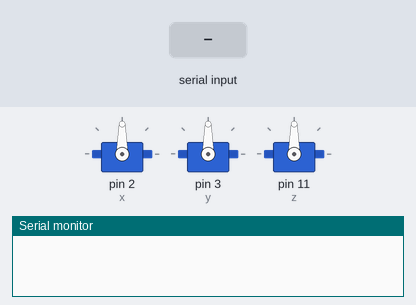
A sketch run on a simulated Arduino Uno, built with avr-gcc and run on an emulated ATmega328P. On the bench: 3 × servo, the last lines printed to the serial monitor. Inputs (shaded band) come from the test bench.

Above: at 2.2 s.
2.3 s: "1" received over Serial
At 2.8 s:
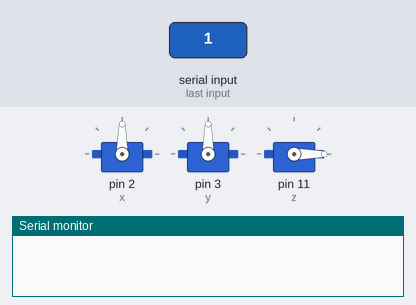
4.8 s: "2" received over Serial
At 6.3 s:
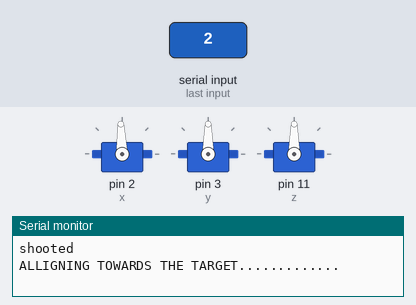
Timing chart, 0 to 7.8 s (numbered marks = the images above; inputs shaded):
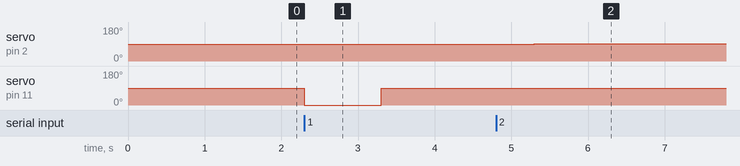

The sketch:

new_gun.ino
```cpp
/* HELLO EVERBODY I AM SATINDER SINGH AND I AM A ENGINEERING STUDENT AT ARMY INSTITUTE OF TECHNOLOGY
 *  THIS IS MY PROJECT FOR AUTOMATIC TARGET DETECTION USING OPENCV IN PYTHON AND THEN   ARDUINO CONTOLLS THE SERVO'S  TO ALLIGN TO THE TARGET AND THEN SHOOT
 *  IT'S BEEN THREE WEEKS THAT I WAS DOING THIS PROJECT AND I NOW IT IS COMPLETE
 *  THIS IS THE ARDUINO CODE
 *  I HAVE USED THE FOLLOWING THINGS
 *  3 SERVO MOTORS
 *  ARDUINO UNO
 *  MOTOR DRIVER
 *  JUMPER CABLES
 *  LAPTOP OR PC WITH WEBCAM WITH PYTHON AND OPENCV INSTALLED
 *  A TOY GUN
 *
 *
 *  *****************************************************************************************************************************************************************************************
 *  CHECK OUT MY YOUTUBE CHANNEL "REACTOR SCIENCE" FOR VIDEO TUTORIAL
 */


#include<Servo.h>                     //including the servo library
Servo x,y,z;                          //making objects of class servo
int a;                                //making a variable of type int in which I will receive the data comming from the serial input
int horizontal=90;                    //making horizontal and vertical variable and setting their position to 90 degree which is going to be the initial position of my servo's
int vertical=90;
void setup() {
  // put your setup code here, to run once:
Serial.begin(9600);                  //starting a serial connection to send and receive data serially

x.attach(2);                         //attaching the servo's to their respective pins
y.attach(3);
z.attach(11);
z.write(90);                         //initally the servo controlling the trigger of the gun is at disarmed position
delay(1000);
}

void loop() {
  // put your main code here, to run repeatedly:
if(Serial.available()>0)             //checking if there is a serial connection available

{
  a=Serial.read();                   //reading whatever received in variable "a"
  if(a=='1')                         //if '1' is received then the servo controlling the servo is set to 0 which means the gun is shooting now
  {z.write(0);

  delay(1000);
  z.write(90);                      //as soon as the gun is shot then the servo returns back to the disarmed position
  delay(1000);
  Serial.println("shooted");       //sending "shooted" to the python monitor
  delay(1000);
  }
  else if(a=='2')                 //python will send '2' until the gun has to move right and thus the horizontal variable is incremented and postion is fed to the servo
  {
   horizontal=horizontal+2;
   x.write(horizontal);
   delay(15);
   Serial.println("ALLIGNING TOWARDS THE TARGET.............");
    }
  else if(a=='3')                 //python will send '3' until the gun has to move left and thus the horizontal variable is incremented and postion is fed to the servo
  {
   horizontal=horizontal-2;
   x.write(horizontal);
   delay(15);
   Serial.println("ALLIGNING TOWARDS THE TARGET.............");
    }
  else if(a=='4')                 //python will send '4' until the gun has to move up and thus the vertical variable is incremented and postion is fed to the servo
  {
   vertical=vertical+2;
   y.write(vertical);
   delay(15);
   Serial.println("ALLIGNING TOWARDS THE TARGET.............");
    }
  else if(a=='5')                 //python will send '5' until the gun has to move donw and thus the vertical variable is incremented and postion is fed to the servo
  {
   vertical=vertical-2;
   y.write(vertical);
   delay(15);
   Serial.println("ALLIGNING TOWARDS THE TARGET.............");
    }

  }
}
```

Measured:
- after the input at 2.3 s, servo on pin 11 (z): 90° → 0° at once, → 90° 1.0 s later
- after the input at 4.8 s, servo on pin 2 (x): 90° → 92° after 0.50 s
